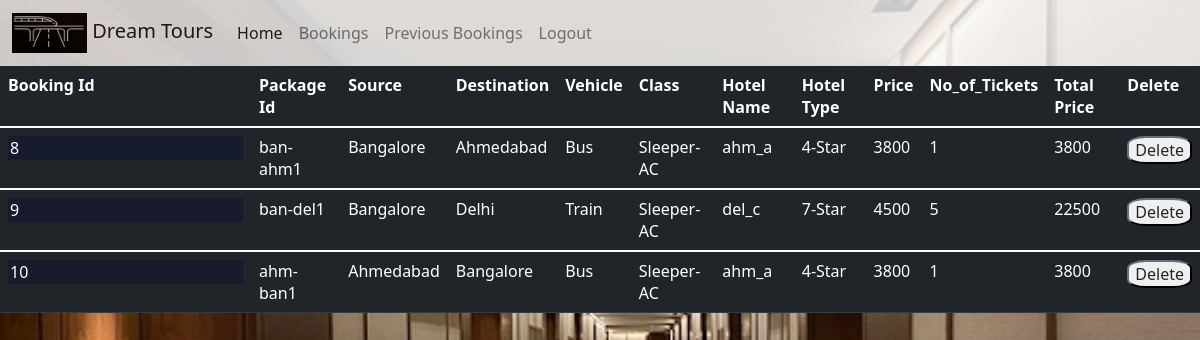
The page /previousbookings.php (signed in) on the database its author committed.
### tables this page shows
CREATE TABLE `bookings` (
  `booking_id` int(10) NOT NULL,
  `email_id` varchar(30) NOT NULL,
  `package_id` varchar(20) NOT NULL,
  `price` float NOT NULL,
  `no_of_tickets` int(10) NOT NULL,
  `total_price` float NOT NULL
);

CREATE TABLE `package` (
  `package_id` varchar(10) NOT NULL,
  `source` varchar(20) NOT NULL,
  `destination` varchar(20) NOT NULL,
  `acc_req` varchar(5) NOT NULL,
  `hotel_id` varchar(10) NOT NULL,
  `tr_id` varchar(10) NOT NULL,
  `price` float NOT NULL
);

CREATE TABLE `transport` (
  `tr_id` varchar(10) NOT NULL,
  `vehicle` varchar(10) NOT NULL,
  `class` varchar(20) NOT NULL
);

CREATE TABLE `accommodation` (
  `hotel_id` varchar(10) NOT NULL,
  `hotel_name` varchar(20) NOT NULL,
  `city` varchar(20) NOT NULL,
  `type` varchar(10) NOT NULL
);

### previousbookings.php (the view, shortened to what this page needs)
<html>
<head>
    <link href="https://cdn.jsdelivr.net/npm/bootstrap@5.1.3/dist/css/bootstrap.min.css" rel="stylesheet">
      <link rel="stylesheet" href="style.css">
    </head>
    <body>
<nav class="navbar navbar-expand-lg navbar-light bg-light">
  <div class="container-fluid">
    <a class="navbar-brand" href="chome.php"><img src="images/logo3.PNG" class="logo" style="width:75px; height:40px"> Dream Tours</a>
    <div class="collapse navbar-collapse" id="navbarNavDropdown">
      <ul class="navbar-nav">
        <li class="nav-item">
          <a class="nav-link active" href="chome.php">Home</a>
        </li>
        <li class="nav-item">
          <a class="nav-link" href="bookings.php">Bookings</a>
        </li>
        <li class="nav-item">
          <a class="nav-link" href="previousbookings.php">Previous Bookings</a>
        </li>
                  <li class="nav-item">
          <a class="nav-link" href="logout.php">Logout </a>
        </li>
      </ul>
    </div>
  </div>
</nav>
<?php
 $email_id=$_SESSION["email_id"];
$db=mysqli_connect('localhost','root','','travels') or die("could not connect to database");
$sql="select b.booking_id, b.package_id, p.source, p.destination, t.vehicle, t.class, a.hotel_name, a.type, p.price, b.no_of_tickets, b.total_price from bookings b, package p, transport t, accommodation a where b.package_id=p.package_id and p.hotel_id=a.hotel_id and p.tr_id=t.tr_id and email_id='$email_id'";
$records=mysqli_query($db,$sql);
?>
<div class="input-box">
    <table class="table table-dark table-hover" id="table3">
    <tr>
        <th>Booking Id </th>
        <th>Package Id </th>
        <th>Source</th>
        <th>Destination</th>
        <th>Vehicle</th>
        <th>Class</th>
        <th>Hotel Name</th>
        <th>Hotel Type</th>
        <th>Price</th>
        <th>No_of_Tickets</th>
        <th>Total Price</th>
        <th>Delete</th>
        <tr>
    <?php
       while($logs=mysqli_fetch_assoc($records)){
          echo"<tbody>" ?>
             <form action="delete.php" method="post">
           <?php
          echo"<tr>";
        ?>
            <td><input type="text" class="readonly" name="booking_id" id="booking_id" value="<?php echo($logs['booking_id']); ?>" readonly >  </td>
                 <?php
         echo"<td>".$logs['package_id']."</td>";
         echo"<td>".$logs['source']."</td>";
         echo"<td>".$logs['destination']."</td>";
         echo"<td>".$logs['vehicle']."</td>";
         echo"<td>".$logs['class']."</td>";
         echo"<td>".$logs['hotel_name']."</td>";
         echo"<td>".$logs['type']."</td>";
         echo"<td>".$logs['price']."</td>";
         echo"<td>".$logs['no_of_tickets']."</td>";
         echo"<td>".$logs['total_price']."</td>";
        ?>
            <td>
                <button type="submit" class="ntm btn-outline-dark btn-md" style="border-radius:30%" name="delete" id="delete" value="<?php $booking_id ?>">Delete</button>
                </td>
         <?php
            echo"</tr>";
    ?> </form>
            <?php
        echo"</tbody>" ;
       }
        ?>
    </table>
        </div>
    </body>
</html>

### style.css (style rules this page uses)
.nav-link,.navbar-brand { color: white; }
.readonly { background-color: #161c2d; color: white; border: 0; }
.navbar { opacity: 0.8; }

### previousbookings.php (style rules this page uses)
body { background: url(images/bookings1.png) no-repeat center center fixed; -webkit-background-size: cover; -moz-background-size: cover; -o-background-size: cover; background-size: cover; }

### rows shown on the page
bookings: booking_id "8", package "ban-ahm1", package.source "Bangalore", package.destination "Ahmedabad", transport.vehicle "Bus", transport.class "Sleeper-AC", accommodation.hotel_name "ahm_a", accommodation.type "4-Star", package.price "3800", no_of_tickets "1", total_price "3800"
bookings: booking_id "9", package "ban-del1", package.source "Bangalore", package.destination "Delhi", transport.vehicle "Train", transport.class "Sleeper-AC", accommodation.hotel_name "del_c", accommodation.type "7-Star", package.price "4500", no_of_tickets "5", total_price "22500"
bookings: booking_id "10", package "ahm-ban1", package.source "Ahmedabad", package.destination "Bangalore", transport.vehicle "Bus", transport.class "Sleeper-AC", accommodation.hotel_name "ahm_a", accommodation.type "4-Star", package.price "3800", no_of_tickets "1", total_price "3800"
